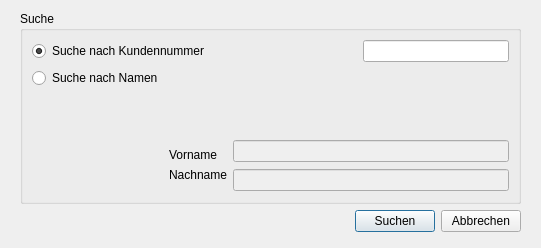
<?xml version="1.0" encoding="UTF-8"?>
<ui version="4.0">
 <class>SellerSearchWidget</class>
 <widget class="QDialog" name="SellerSearchWidget">
  <property name="geometry">
   <rect>
    <x>0</x>
    <y>0</y>
    <width>541</width>
    <height>248</height>
   </rect>
  </property>
  <property name="windowTitle">
   <string>Dialog</string>
  </property>
  <widget class="QWidget" name="">
   <property name="geometry">
    <rect>
     <x>20</x>
     <y>11</y>
     <width>501</width>
     <height>221</height>
    </rect>
   </property>
   <layout class="QVBoxLayout" name="verticalLayout_4" stretch="3,1">
    <item>
     <widget class="QGroupBox" name="searchgroupbox">
      <property name="title">
       <string>Suche</string>
      </property>
      <layout class="QVBoxLayout" name="verticalLayout_7">
       <item>
        <layout class="QVBoxLayout" name="verticalLayout_6">
         <item>
          <layout class="QHBoxLayout" name="horizontalLayout_2">
           <item>
            <widget class="QRadioButton" name="idsearchrbtn">
             <property name="text">
              <string>Suche nach Kundennummer</string>
             </property>
             <property name="checked">
              <bool>true</bool>
             </property>
            </widget>
           </item>
           <item>
            <spacer name="horizontalSpacer">
             <property name="orientation">
              <enum>Qt::Horizontal</enum>
             </property>
             <property name="sizeHint" stdset="0">
              <size>
               <width>128</width>
               <height>20</height>
              </size>
             </property>
            </spacer>
           </item>
           <item>
            <widget class="QLineEdit" name="idlineedit"/>
           </item>
          </layout>
         </item>
         <item>
          <layout class="QHBoxLayout" name="horizontalLayout_4">
           <item>
            <layout class="QVBoxLayout" name="verticalLayout_3">
             <item>
              <widget class="QRadioButton" name="namerbtn">
               <property name="text">
                <string>Suche nach Namen</string>
               </property>
              </widget>
             </item>
             <item>
              <spacer name="verticalSpacer">
               <property name="orientation">
                <enum>Qt::Vertical</enum>
               </property>
               <property name="sizeHint" stdset="0">
                <size>
                 <width>20</width>
                 <height>28</height>
                </size>
               </property>
              </spacer>
             </item>
            </layout>
           </item>
           <item>
            <layout class="QVBoxLayout" name="verticalLayout_5">
             <item>
              <spacer name="verticalSpacer_2">
               <property name="orientation">
                <enum>Qt::Vertical</enum>
               </property>
               <property name="sizeHint" stdset="0">
                <size>
                 <width>20</width>
                 <height>29</height>
                </size>
               </property>
              </spacer>
             </item>
             <item>
              <layout class="QHBoxLayout" name="horizontalLayout_3">
               <item>
                <layout class="QVBoxLayout" name="verticalLayout_2">
                 <property name="topMargin">
                  <number>9</number>
                 </property>
                 <property name="bottomMargin">
                  <number>10</number>
                 </property>
                 <item>
                  <widget class="QLabel" name="namelbl">
                   <property name="text">
                    <string>Vorname</string>
                   </property>
                  </widget>
                 </item>
                 <item>
                  <widget class="QLabel" name="surnamelbl">
                   <property name="text">
                    <string>Nachname</string>
                   </property>
                  </widget>
                 </item>
                </layout>
               </item>
               <item>
                <layout class="QVBoxLayout" name="verticalLayout">
                 <item>
                  <widget class="QLineEdit" name="namelineedit">
                   <property name="enabled">
                    <bool>false</bool>
                   </property>
                  </widget>
                 </item>
                 <item>
                  <widget class="QLineEdit" name="surnamelineedit">
                   <property name="enabled">
                    <bool>false</bool>
                   </property>
                  </widget>
                 </item>
                </layout>
               </item>
              </layout>
             </item>
            </layout>
           </item>
          </layout>
         </item>
        </layout>
       </item>
      </layout>
     </widget>
    </item>
    <item>
     <layout class="QHBoxLayout" name="horizontalLayout_5">
      <item>
       <spacer name="horizontalSpacer_2">
        <property name="orientation">
         <enum>Qt::Horizontal</enum>
        </property>
        <property name="sizeHint" stdset="0">
         <size>
          <width>258</width>
          <height>20</height>
         </size>
        </property>
       </spacer>
      </item>
      <item>
       <layout class="QHBoxLayout" name="horizontalLayout">
        <item>
         <widget class="QPushButton" name="searchbtn">
          <property name="text">
           <string>Suchen</string>
          </property>
         </widget>
        </item>
        <item>
         <widget class="QPushButton" name="cancelbtn">
          <property name="text">
           <string>Abbrechen</string>
          </property>
         </widget>
        </item>
       </layout>
      </item>
     </layout>
    </item>
   </layout>
  </widget>
 </widget>
 <resources/>
 <connections/>
</ui>
